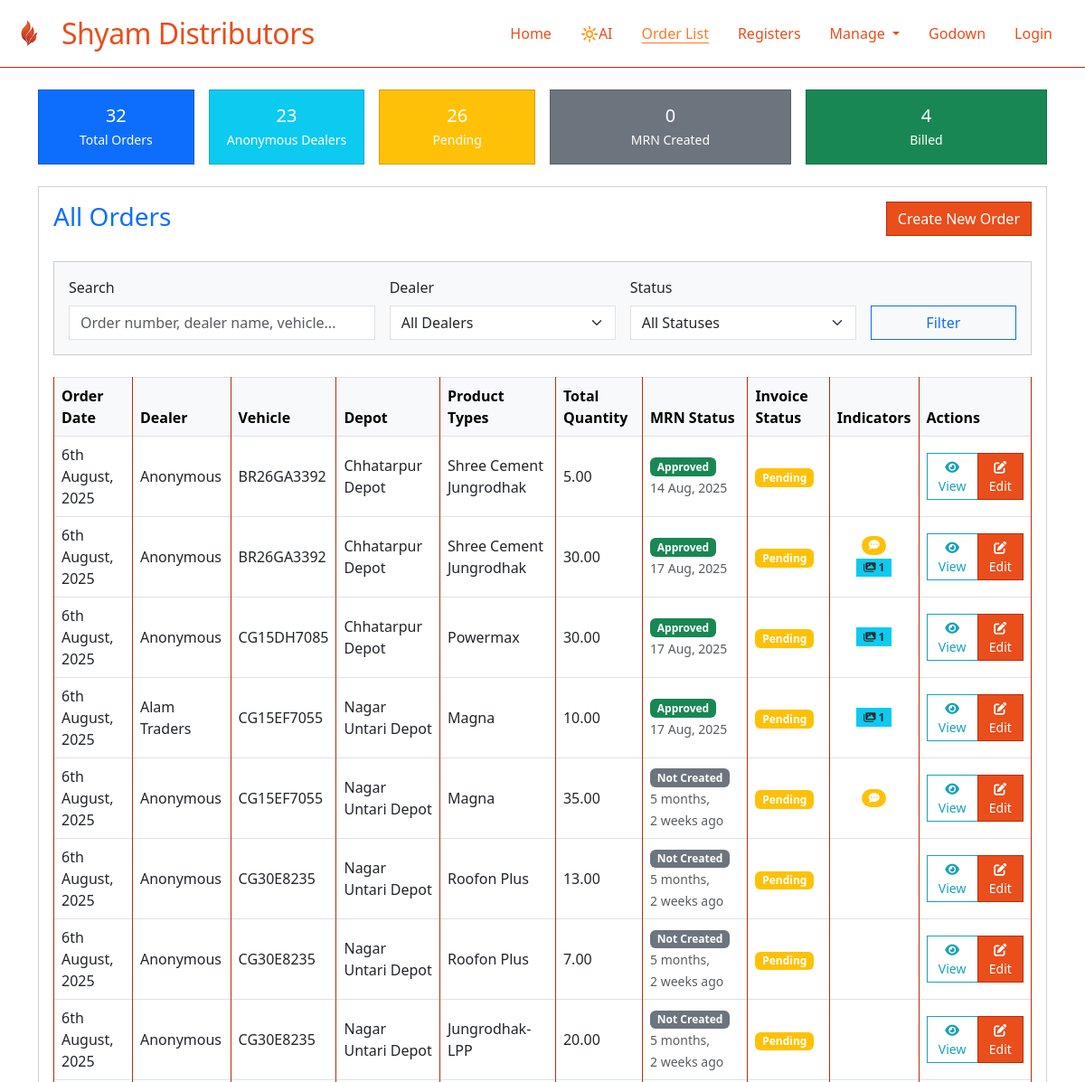
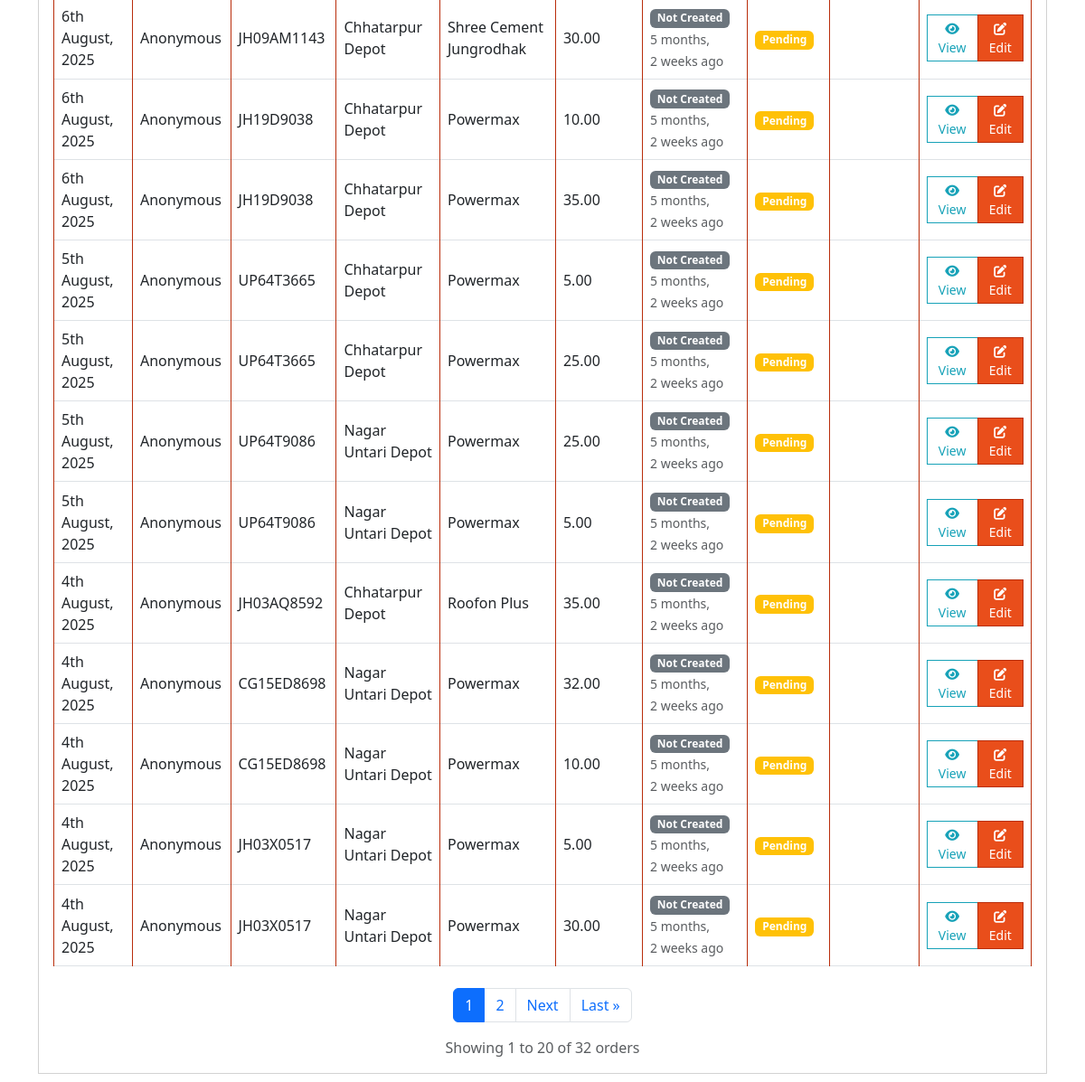
Before: /orders/orders/ with the older database file (2 pictures, top to bottom).
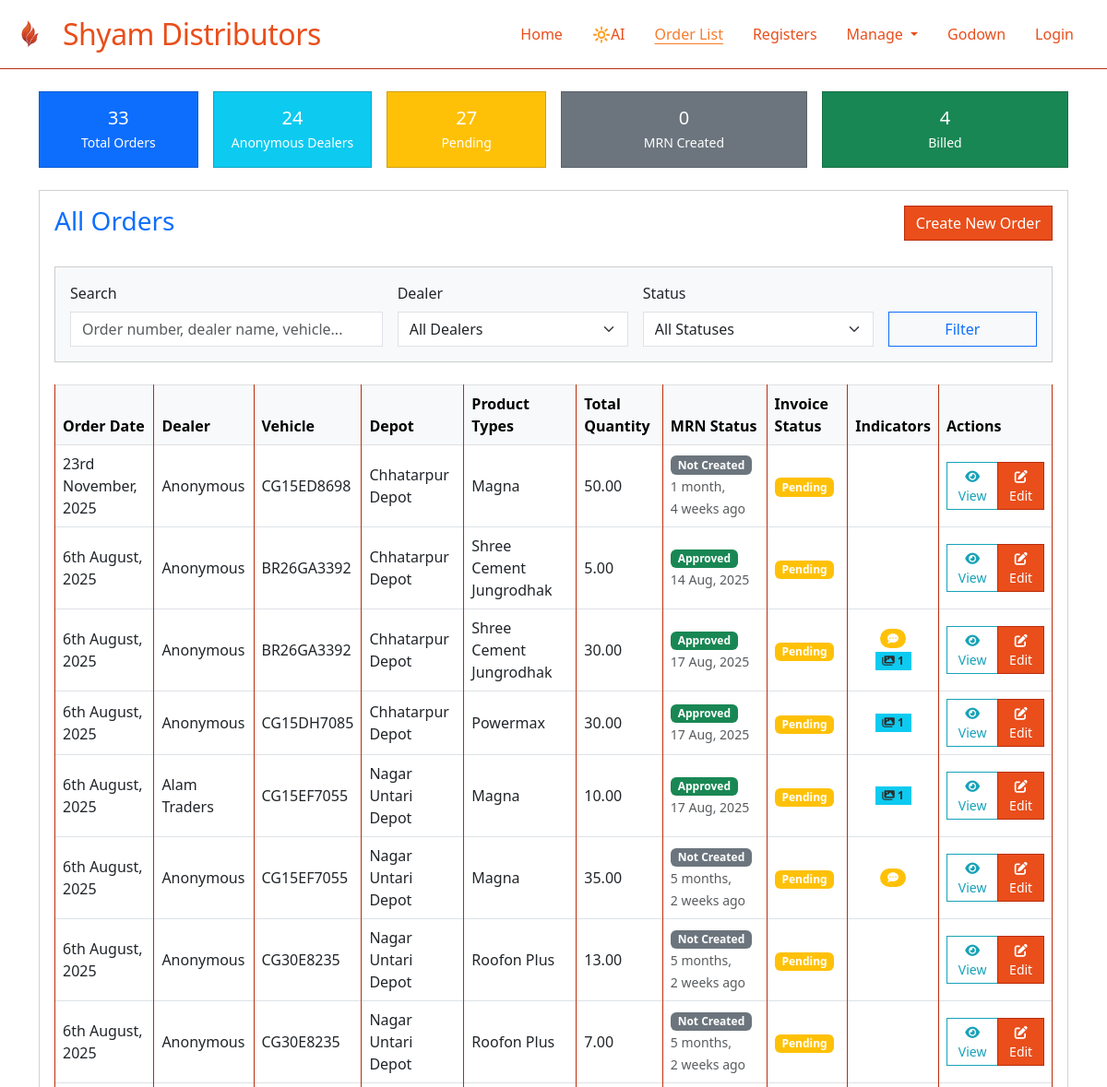
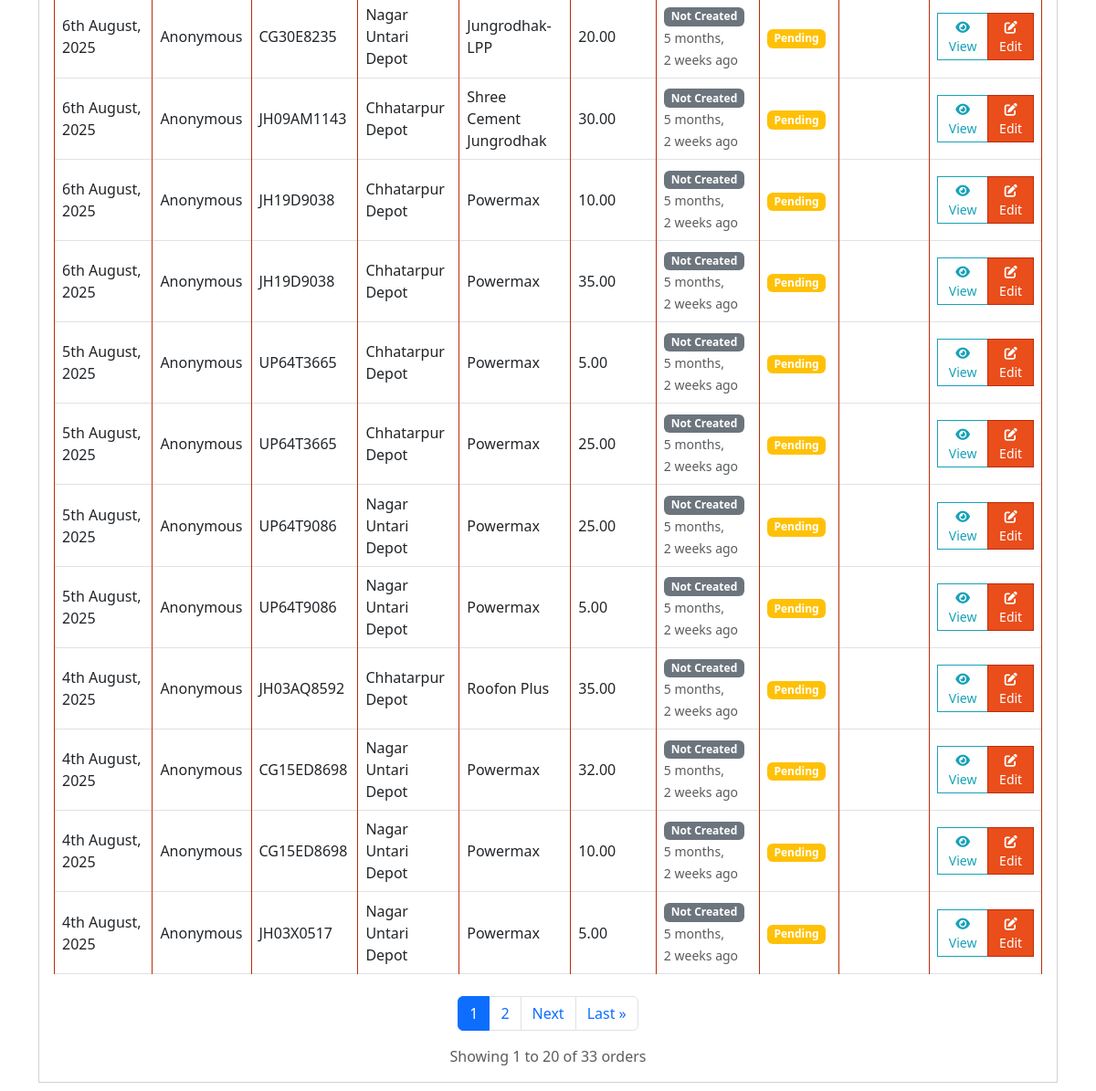
After: the same page with the newer database file (2 pictures, top to bottom).
### sylvia/models.py (models this page shows, shortened)
class TenantBaseModel(models.Model):
    organization = models.ForeignKey(
        Organization,
        on_delete=models.PROTECT,
        help_text="Organization this record belongs to"
    )
    created_at = models.DateTimeField(auto_now_add=True)
    updated_at = models.DateTimeField(auto_now=True)
    created_by = models.ForeignKey(
        User,
        on_delete=models.SET_NULL,
        null=True,
        blank=True,
        related_name='created_%(class)s_set'  # Avoid reverse accessor clashes
    )
    objects = TenantManager()
    all_objects = models.Manager()
    class Meta:
        abstract = True
        indexes = [
            models.Index(fields=['organization', '-created_at']),
        ]

class Order(TenantBaseModel):
    ORDER_STATUS_CHOICES = [
        ('PENDING', 'Pending'),
        ('CONFIRMED', 'Confirmed'),
        ('MRN_CREATED', 'MRN Created'),
        ('BILLED', 'Billed'),
    ]
    order_number = models.CharField(max_length=20, editable=False)  # unique=True removed - will be org-scoped
    dealer = models.ForeignKey(Dealer, on_delete=models.CASCADE, related_name='orders')
    vehicle = models.ForeignKey(Vehicle, on_delete=models.CASCADE, related_name='orders')
    depot = models.ForeignKey(Depot, on_delete=models.CASCADE, related_name='orders')
    order_date = models.DateTimeField(default=timezone.now)
    mrn_date = models.DateField(null=True, blank=True)
    bill_date = models.DateField(null=True, blank=True)
    dispatch_date = models.DateTimeField(null=True, blank=True)
    delivery_date = models.DateTimeField(null=True, blank=True)
    status = models.CharField(max_length=20, choices=ORDER_STATUS_CHOICES, default='PENDING')
    remarks = models.TextField(blank=True)
    whatsapp_sent = models.BooleanField(default=False)
    whatsapp_sent_at = models.DateTimeField(null=True, blank=True)
    def get_total_quantity(self):
        return sum(item.quantity for item in self.order_items.all())
    class Meta:
        ordering = ['-order_date']
        unique_together = [
            ('organization', 'order_number'),
        ]
        indexes = [
            models.Index(fields=['organization', 'status', '-order_date']),  # Filter by status
            models.Index(fields=['organization', 'dealer', '-order_date']),  # Dealer's orders
            models.Index(fields=['organization', 'depot', '-order_date']),  # Depot's orders
            models.Index(fields=['organization', 'order_number']),  # Quick order lookups
            models.Index(fields=['whatsapp_sent', 'status']),  # WhatsApp sending queue
        ]

class Dealer(TenantBaseModel):
    name = models.CharField(max_length=200)
    code = models.CharField(max_length=20)  # unique=True removed - will be org-scoped
    contact_person = models.CharField(max_length=100, blank=True)
    phone = models.CharField(max_length=15, validators=[
        RegexValidator(regex=r'^\+?1?\d{9,15}$', message="Enter a valid phone number.")
    ])
    whatsapp_number = models.CharField(max_length=15, blank=True, validators=[
        RegexValidator(regex=r'^\+?1?\d{9,15}$', message="Enter a valid WhatsApp number.")
    ])
    email = models.EmailField(blank=True)
    address = models.TextField(blank=True)
    city = models.CharField(max_length=50, blank=True)
    state = models.CharField(max_length=50, blank=True)
    pincode = models.CharField(max_length=6, blank=True)
    gstin = models.CharField(max_length=15, blank=True, unique=True, null=True)
    is_active = models.BooleanField(default=True)
    credit_limit = models.DecimalField(max_digits=10, decimal_places=2, default=0)
    credit_days = models.IntegerField(default=0)
    class Meta:
        ordering = ['name']
        unique_together = [
            ('organization', 'code'),
        ]
        indexes = [
            models.Index(fields=['organization', 'is_active']),  # Filter active dealers by org
            models.Index(fields=['organization', 'name']),  # Search/lookup by name
            models.Index(fields=['gstin']),  # GSTIN lookups (already unique but helps with queries)
        ]

class Vehicle(TenantBaseModel):
    truck_number = models.CharField(max_length=20, validators=[  # unique=True removed - will be org-scoped
        RegexValidator(
            regex=r'^[A-Z]{2}\d{2}[A-Z]{1,2}\d{4}$',
            message="Enter a valid truck number (e.g., CG15EA0464)"
        )
    ])
    owner_name = models.CharField(max_length=100, blank=True)
    driver_name = models.CharField(max_length=100, blank=True)
    driver_phone = models.CharField(max_length=15, blank=True)
    capacity = models.DecimalField(max_digits=6, decimal_places=2, default=0)  # in MT
    vehicle_type = models.CharField(max_length=50, choices=[
        ('TRUCK', 'Truck'),
        ('TRAILER', 'Trailer'),
        ('CONTAINER', 'Container'),
        ('OTHER', 'Other')
    ], default='TRUCK')
    is_active = models.BooleanField(default=True)
    class Meta:
        ordering = ['truck_number']
        unique_together = [
            ('organization', 'truck_number'),
        ]
        indexes = [
            models.Index(fields=['organization', 'is_active']),  # Filter active vehicles by org
            models.Index(fields=['organization', 'truck_number']),  # Quick vehicle lookups
        ]

class Depot(TenantBaseModel):
    name = models.CharField(max_length=100)  # unique=True removed - will be org-scoped
    code = models.CharField(max_length=10)  # unique=True removed - will be org-scoped
    address = models.TextField(blank=True)
    city = models.CharField(max_length=50)
    state = models.CharField(max_length=50)
    pincode = models.CharField(max_length=6, blank=True)
    is_active = models.BooleanField(default=True)
    class Meta:
        ordering = ['name']
        unique_together = [
            ('organization', 'code'),
        ]
        indexes = [
            models.Index(fields=['organization', 'is_active']),  # Filter active depots by org
            models.Index(fields=['organization', 'name']),  # Search/lookup by name
        ]

class OrderItem(TenantBaseModel):
    order = models.ForeignKey(Order, on_delete=models.CASCADE, related_name='order_items')
    product = models.ForeignKey(Product, on_delete=models.CASCADE)
    quantity = models.DecimalField(max_digits=8, decimal_places=2)
    unit_price = models.DecimalField(max_digits=10, decimal_places=2, default=0)
    class Meta:
        unique_together = ['order', 'product']

class Product(TenantBaseModel):
    name = models.CharField(max_length=100)  # unique=True removed - will be org-scoped
    code = models.CharField(max_length=20)  # unique=True removed - will be org-scoped
    description = models.TextField(blank=True)
    unit = models.CharField(max_length=20, default='MT')  # Metric Ton
    is_active = models.BooleanField(default=True)
    class Meta:
        ordering = ['name']
        unique_together = [
            ('organization', 'code'),
        ]
        indexes = [
            models.Index(fields=['organization', 'is_active']),  # Filter active products by org
            models.Index(fields=['organization', 'name']),  # Search/lookup by name
        ]

### orders/views_order_list.py (the view, shortened to what this page needs)
# urls.py: path('orders/', order_list, name='order_list'),
def order_list(request):
    all_orders = Order.objects.all()
    today = date.today()
    order_stats = all_orders.aggregate(
        total_orders=Count('id'),
        pending_orders=Count('id', filter=Q(status='PENDING')),
        anonymous_dealers_count=Count('dealer_id', filter=Q(dealer__name__iexact='anonymous')),
        mrn_created_orders=Count('id', filter=Q(mrn_date=today)),
        billed_orders=Count('id', filter=Q(status='BILLED'))
    )
    orders = all_orders.order_by('-order_date')
    search_query = request.GET.get('search', '')
    dealer_filter = request.GET.get('dealer', '')
    status_filter = request.GET.get('status', '')
    if status_filter and status_filter != 'ALL':
        orders = orders.filter(status=status_filter)
    dealers = Dealer.objects.filter(is_active=True).order_by('name')
    order_status_choices = Order.ORDER_STATUS_CHOICES
    paginator = Paginator(orders, 20)  # Show 20 orders per page
    page_number = request.GET.get('page')
    page_obj = paginator.get_page(page_number)
    return render(request, 'orders/order_list.html', {
        'orders': page_obj,
        'page_obj': page_obj,
        'is_paginated': page_obj.has_other_pages(),
        'order_stats': order_stats,
        'dealers': dealers,
        'order_status_choices': order_status_choices,
        'search_query': search_query,
        'dealer_filter': dealer_filter,
        'status_filter': status_filter,
    })

### sylvia/context_processors.py (called while the page is built)
def organization_context(request):
    context = {}
    if request.user.is_authenticated:
        if hasattr(request.user, 'profile') and request.user.profile:
            context['user_organization'] = request.user.profile.organization
        else:
            context['user_organization'] = None
    return context

### sylvia/managers.py (called while the page is built)
    def get_queryset(self):
        queryset = super().get_queryset()
        organization = get_current_organization()
        if organization is not None:
            return queryset.filter(organization=organization)
        return queryset

### orders/templates/orders/order_list.html (shortened to what the changed rows need)
{% extends 'base.html' %}
{% load static %}
{% block content %}
<div class="container py-4">
  <div class="row mb-4 g-3">
    <div class="col-6 col-md-2">
      <a href="{% url 'order_list' %}" class="text-decoration-none">
        <div class="card bg-primary text-white shadow-sm h-100 stat-card">
          <div class="card-body text-center p-3">
            <h5 class="card-title mb-1">{{ order_stats.total_orders }}</h5>
            <p class="card-text small mb-0">Total Orders</p>
          </div>
        </div>
      </a>
    </div>
    <div class="col-6 col-md-2">
      <div class="card bg-info text-white shadow-sm h-100 stat-card">
        <div class="card-body text-center p-3">
          <h5 class="card-title mb-1">{{ order_stats.anonymous_dealers_count }}</h5>
          <p class="card-text small mb-0">Anonymous Dealers</p>
        </div>
      </div>
    </div>
    <div class="col-6 col-md-2">
      <a href="?status=PENDING" class="text-decoration-none">
        <div class="card bg-warning text-white shadow-sm h-100 stat-card">
          <div class="card-body text-center p-3">
            <h5 class="card-title mb-1">{{ order_stats.pending_orders }}</h5>
            <p class="card-text small mb-0">Pending</p>
          </div>
        </div>
      </a>
    </div>
  </div>
  <div class="card shadow-sm">
    <div class="card-body">
      <table class="table table-bordered table-hover align-middle">
        <thead class="table-light">
          <tr>
            <th>Order Date</th>
            <th>Dealer</th>
            <th>Vehicle</th>
            <th>Depot</th>
            <th>Product Types</th>
            <th>Total Quantity</th>
            <th>MRN Status</th>
            <th>Invoice Status</th>
            <th>Indicators</th>
            <th>Actions</th>
          </tr>
        </thead>
        <tbody>
          {% for order in orders %}
          <tr>
            <td>{{ order.order_date|date:'jS F, Y' }}</td>
            <td>{{ order.dealer.name }}</td>
            <td>{{ order.vehicle.truck_number }}</td>
            <td>{% if order.depot %}{{ order.depot.name }}{% endif %}</td>
            <td>
              {% for item in order.order_items.all %}
                {{ item.product.name }}{% if not forloop.last %}, {% endif %}
              {% endfor %}
            </td>
            <td>{{ order.get_total_quantity }}</td>
            <td>
              {% if order.mrn_date %}
                <span class="badge bg-success">Approved</span>
                <br><small class="text-muted">{{ order.mrn_date|date:'j M, Y' }}</small>
              {% else %}
                <span class="badge bg-secondary">Not Created</span>
                <br><small class="text-muted">{{ order.order_date|timesince }} ago</small>
              {% endif %}
            </td>
            <td>
              {% if order.bill_date %}
                <span class="badge bg-success">Billed</span>
                <br><small class="text-muted">{{ order.bill_date|date:'j M, Y' }}</small>
              {% else %}
                <span class="badge bg-warning">Pending</span>
              {% endif %}
            </td>
            <td class="text-center">
              <div class="d-flex flex-column align-items-center gap-1">
                {% if order.remarks %}
                  <span class="badge bg-warning rounded-pill" title="Order has remarks: {{ order.remarks|truncatechars:100 }}" data-bs-toggle="tooltip">
                    <i class="fas fa-comment-dots"></i>
                  </span>
                {% endif %}
                {% if order.mrn_images.exists %}
                  <span class="badge bg-info rounded-pill" title="{{ order.mrn_images.count }} MRN image{% if order.mrn_images.count != 1 %}s{% endif %} uploaded" data-bs-toggle="tooltip">
                    <i class="fas fa-images"></i> {{ order.mrn_images.count }}
                  </span>
                {% endif %}
              </div>
            </td>
            <td>
              <div class="btn-group" role="group">
                <a href="{% url 'order_detail' order.id %}" class="btn btn-sm btn-outline-info" title="View Order Details">
                  <i class="fas fa-eye"></i> View
                </a>
                {% if order.status == 'PENDING' or order.status == 'MRN_CREATED' %}
                  <a href="{% url 'update_order' order.id %}" class="btn btn-sm btn-primary" title="Edit Order">
                    <i class="fas fa-edit"></i> Edit
                  </a>
                {% endif %}
              </div>
            </td>
          </tr>
          {% empty %}
          <tr><td colspan="11" class="text-center">No orders found.</td></tr>
          {% endfor %}
        </tbody>
      </table>
      {% if is_paginated %}
      <nav aria-label="Orders pagination" class="mt-4">
        <ul class="pagination justify-content-center">
          {% for num in page_obj.paginator.page_range %}
            {% if page_obj.number == num %}
              <li class="page-item active">
                <span class="page-link">{{ num }}</span>
              </li>
            {% elif num > page_obj.number|add:'-3' and num < page_obj.number|add:'3' %}
              <li class="page-item">
                <a class="page-link" href="?page={{ num }}">{{ num }}</a>
              </li>
            {% endif %}
          {% endfor %}
          {% if page_obj.has_next %}
            <li class="page-item">
              <a class="page-link" href="?page={{ page_obj.next_page_number }}">Next</a>
            </li>
            <li class="page-item">
              <a class="page-link" href="?page={{ page_obj.paginator.num_pages }}">Last &raquo;</a>
            </li>
          {% endif %}
        </ul>
        <div class="text-center text-muted">
          Showing {{ page_obj.start_index }} to {{ page_obj.end_index }} of {{ page_obj.paginator.count }} orders
        </div>
      </nav>
      {% endif %}
    </div>
  </div>
</div>
{% endblock %}

Changed rows visible on the page:
no longer on this page (row unchanged): Order: order_date "4th August, 2025", dealer.name "Anonymous", vehicle.truck_number "JH03X0517", depot.name "Nagar Untari Depot", get_total_quantity "30.00", order_date "5 months, 2 weeks", shows "Pending", status "PENDING" (drawn)
no longer on this page (row unchanged): OrderItem: product.name "Powermax", shown under "4th August, 2025"
added Order: order_date "23rd November, 2025", dealer.name "Anonymous", vehicle.truck_number "CG15ED8698", depot.name "Chhatarpur Depot", get_total_quantity "50.00", order_date "1 month, 4 weeks", shows "Pending", status "PENDING" (drawn)
added OrderItem: product.name "Magna", shown under "23rd November, 2025"
Other visible differences:
{{ order_stats.total_orders }}: "32" → "33"
{{ order_stats.anonymous_dealers_count }}: "23" → "24"
{{ order_stats.pending_orders }}: "26" → "27"
{{ page_obj.paginator.count }}: "32" → "33"
